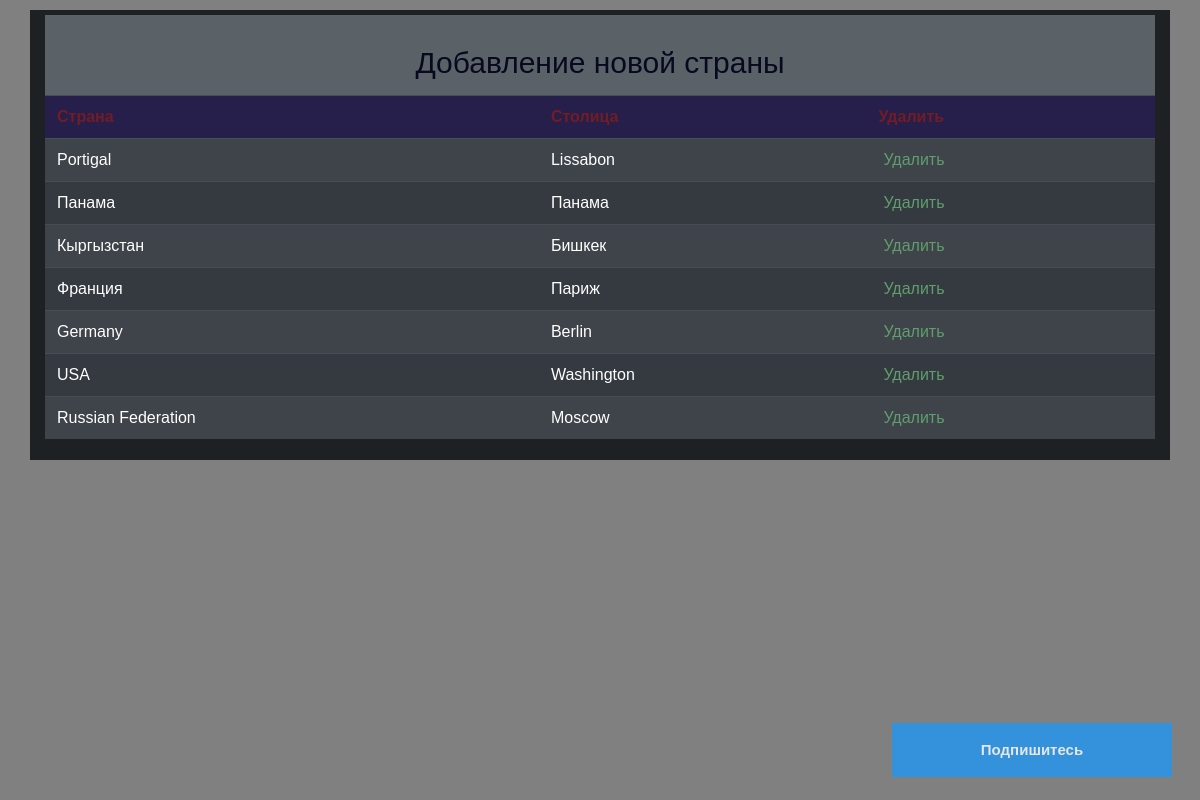
The page / on the database its author committed.
### tables this page shows
CREATE TABLE `country` (
  `id` int(255) NOT NULL,
  `country_name` varchar(255) NOT NULL,
  `capital_name` varchar(255) NOT NULL
);

### index.php (the view, shortened to what this page needs)
<?php
include_once $_SERVER['DOCUMENT_ROOT'] . '/config/config.php';
$result = $dbConn->query("SELECT * FROM country ORDER BY id DESC");
?>
<html>
<head>
    <link rel="stylesheet" href="css/bootstrap.css">
    <link rel="stylesheet" href="css/style.css">
</head>
<body>
<div class="container">
    <div class="menu hvr-float">
        <a href="add_form.php" class="active add-link">Добавление новой страны</a><br/><br/>
    </div>
    <table class="table table-striped table-dark " border=0>
        <tr class="table-label">
            <thead class="thead-light table-label">
            <td>Страна</td>
            <td>Столица</td>
            <td>Удалить</td>
            </tr>
            <?php
            while ($row = $result->fetch(PDO::FETCH_ASSOC)) { ?>
        <tr>
            <td> <?= $row['country_name']; ?> </td>
            <td> <?= $row['capital_name']; ?> </td> <?
            echo "<td><a href=\"delete.php?id=$row[id]\" onClick=\"return confirm('Вы точно готовы удалить запись?')\">Удалить</a></td>";
            }
            ?>
    </table>
</div>
</body>
</html>

### rows shown on the page
country: country_name "Portigal", capital_name "Lissabon"
country: country_name "Панама", capital_name "Панама"
country: country_name "Кыргызстан", capital_name "Бишкек"
country: country_name "Франция", capital_name "Париж"
country: country_name "Germany", capital_name "Berlin"
country: country_name "USA", capital_name "Washington"
country: country_name "Russian Federation", capital_name "Moscow"
